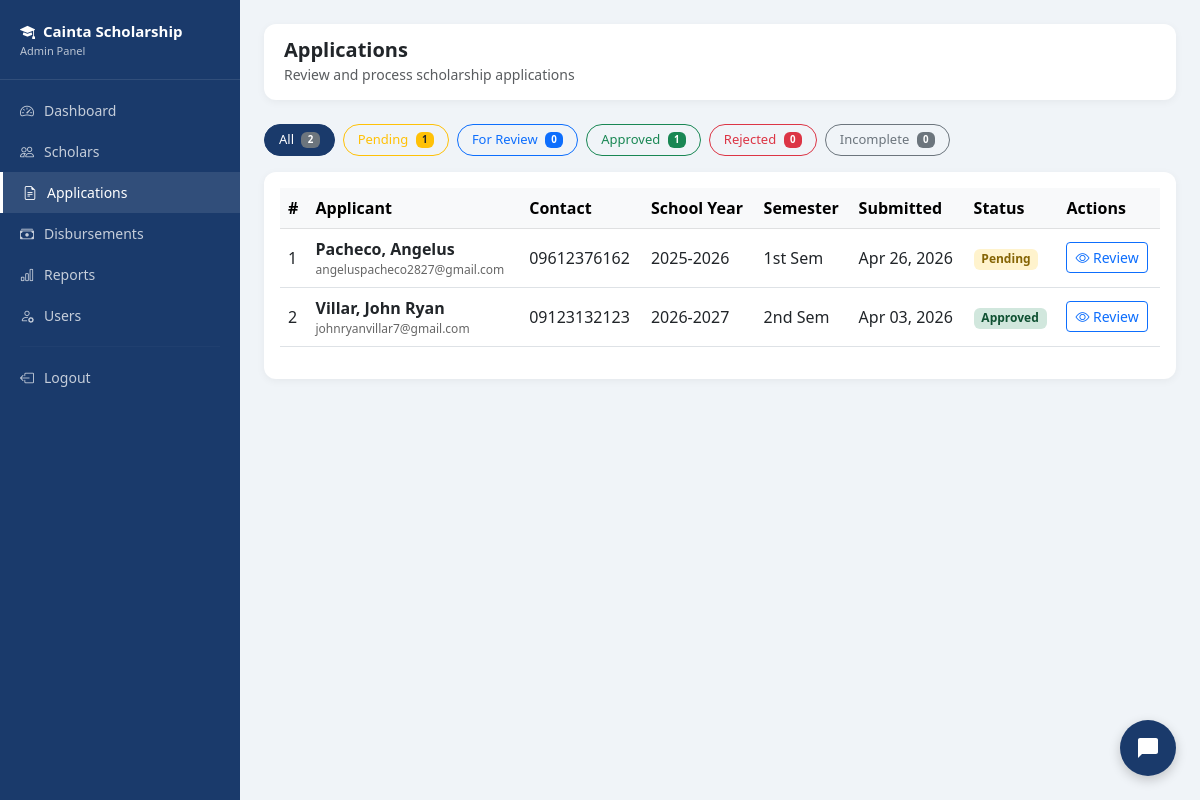
Page /admin/applications.php (signed in) on the committed database.
### tables this page shows
CREATE TABLE `applications` (
  `application_id` int(11) NOT NULL,
  `scholar_id` int(11) NOT NULL,
  `school_year` varchar(20) DEFAULT NULL,
  `semester` enum('1st','2nd') DEFAULT NULL,
  `gwa` decimal(4,2) DEFAULT NULL,
  `monthly_income` decimal(10,2) DEFAULT NULL,
  `status` enum('pending','for_review','approved','rejected','incomplete') DEFAULT 'pending',
  `remarks` text DEFAULT NULL,
  `submitted_at` timestamp NOT NULL DEFAULT current_timestamp(),
  `father_name` varchar(100) DEFAULT NULL,
  `father_occupation` varchar(100) DEFAULT NULL,
  `mother_name` varchar(100) DEFAULT NULL,
  `mother_occupation` varchar(100) DEFAULT NULL
);

CREATE TABLE `students` (
  `student_id` int(11) NOT NULL,
  `first_name` varchar(50) NOT NULL,
  `last_name` varchar(50) NOT NULL,
  `middle_name` varchar(50) DEFAULT NULL,
  `email` varchar(100) NOT NULL,
  `password` varchar(255) NOT NULL,
  `contact_no` varchar(20) DEFAULT NULL,
  `address` text DEFAULT NULL,
  `barangay` varchar(100) DEFAULT NULL,
  `birthdate` date DEFAULT NULL,
  `gender` enum('Male','Female') DEFAULT NULL,
  `is_active` tinyint(4) DEFAULT 1,
  `created_at` timestamp NOT NULL DEFAULT current_timestamp(),
  `is_archived` tinyint(4) DEFAULT 0,
  `archived_at` timestamp NULL DEFAULT NULL,
  `archive_reason` varchar(255) DEFAULT NULL
);

### admin/applications.php (the view, shortened to what this page needs)
<?php
require_once '../includes/db.php';
$filter = $_GET['filter'] ?? 'all';
if($filter != 'all') {
    $stmt = $pdo->prepare("
        SELECT a.*, s.first_name, s.last_name, s.email, s.contact_no
        FROM applications a
        JOIN students s ON a.scholar_id = s.student_id
        WHERE a.status = ?
        ORDER BY a.submitted_at DESC
    ");
    $stmt->execute([$filter]);
} else {
    $stmt = $pdo->query("
        SELECT a.*, s.first_name, s.last_name, s.email, s.contact_no
        FROM applications a
        JOIN students s ON a.scholar_id = s.student_id
        ORDER BY a.submitted_at DESC
    ");
}
$applications = $stmt->fetchAll();
$counts = $pdo->query("SELECT status, COUNT(*) as cnt FROM applications GROUP BY status")->fetchAll(PDO::FETCH_KEY_PAIR);
?>
<!DOCTYPE html>
<html lang="en">
<head>
    <link href="https://cdn.jsdelivr.net/npm/bootstrap@5.3.0/dist/css/bootstrap.min.css" rel="stylesheet">
    <link href="https://cdn.jsdelivr.net/npm/bootstrap-icons@1.10.0/font/bootstrap-icons.css" rel="stylesheet">
</head>
<body>
<div class="sidebar">
    <div class="sidebar-brand">
        <i class="bi bi-mortarboard-fill me-2"></i>Cainta Scholarship
        <small>Admin Panel</small>
    </div>
    <nav>
        <a href="dashboard.php" class="nav-link"><i class="bi bi-speedometer2"></i> Dashboard</a>
        <a href="scholars.php" class="nav-link"><i class="bi bi-people"></i> Scholars</a>
        <a href="applications.php" class="nav-link active"><i class="bi bi-file-earmark-text"></i> Applications</a>
        <a href="disbursements.php" class="nav-link"><i class="bi bi-cash-stack"></i> Disbursements</a>
        <a href="reports.php" class="nav-link"><i class="bi bi-bar-chart"></i> Reports</a>
        <a href="users.php" class="nav-link"><i class="bi bi-person-gear"></i> Users</a>
        <hr style="border-color: rgba(255,255,255,0.1); margin: 10px 20px;">
        <a href="../logout.php" class="nav-link"><i class="bi bi-box-arrow-left"></i> Logout</a>
    </nav>
</div>
<div class="main-content">
    <div class="topbar">
        <div>
            <h5 class="mb-0 fw-bold">Applications</h5>
            <small class="text-muted">Review and process scholarship applications</small>
        </div>
    </div>
    <div class="mb-3 d-flex gap-2 flex-wrap">
        <a href="applications.php" class="btn btn-outline-secondary filter-btn <?= $filter=='all'?'active':'' ?>">
            All <span class="badge bg-secondary ms-1"><?= array_sum($counts) ?></span>
        </a>
        <a href="applications.php?filter=pending" class="btn btn-outline-warning filter-btn <?= $filter=='pending'?'active':'' ?>">
            Pending <span class="badge bg-warning text-dark ms-1"><?= $counts['pending'] ?? 0 ?></span>
        </a>
        <a href="applications.php?filter=for_review" class="btn btn-outline-primary filter-btn <?= $filter=='for_review'?'active':'' ?>">
            For Review <span class="badge bg-primary ms-1"><?= $counts['for_review'] ?? 0 ?></span>
        </a>
        <a href="applications.php?filter=approved" class="btn btn-outline-success filter-btn <?= $filter=='approved'?'active':'' ?>">
            Approved <span class="badge bg-success ms-1"><?= $counts['approved'] ?? 0 ?></span>
        </a>
        <a href="applications.php?filter=rejected" class="btn btn-outline-danger filter-btn <?= $filter=='rejected'?'active':'' ?>">
            Rejected <span class="badge bg-danger ms-1"><?= $counts['rejected'] ?? 0 ?></span>
        </a>
        <a href="applications.php?filter=incomplete" class="btn btn-outline-secondary filter-btn <?= $filter=='incomplete'?'active':'' ?>">
            Incomplete <span class="badge bg-secondary ms-1"><?= $counts['incomplete'] ?? 0 ?></span>
        </a>
    </div>
    <div class="card">
        <div class="card-body">
            <div class="table-responsive">
                <table class="table table-hover align-middle">
                    <thead class="table-light">
                        <tr>
                            <th>#</th>
                            <th>Applicant</th>
                            <th>Contact</th>
                            <th>School Year</th>
                            <th>Semester</th>
                            <th>Submitted</th>
                            <th>Status</th>
                            <th>Actions</th>
                        </tr>
                    </thead>
                    <tbody>
                        <?php if(empty($applications)): ?>
                        <tr>
                            <td colspan="8" class="text-center text-muted py-4">
                                <i class="bi bi-file-earmark fs-3 d-block mb-2"></i>
                                No applications found.
                            </td>
                        </tr>
                        <?php else: ?>
                        <?php foreach($applications as $i => $app): ?>
                        <tr>
                            <td><?= $i + 1 ?></td>
                            <td>
                                <strong><?= htmlspecialchars($app['last_name'] . ', ' . $app['first_name']) ?></strong>
                                <div style="font-size:12px; color:#666;"><?= htmlspecialchars($app['email']) ?></div>
                            </td>
                            <td><?= htmlspecialchars($app['contact_no']) ?></td>
                            <td><?= $app['school_year'] ?></td>
                            <td><?= $app['semester'] ?> Sem</td>
                            <td><?= date('M d, Y', strtotime($app['submitted_at'])) ?></td>
                            <td>
                                <span class="badge badge-<?= $app['status'] ?>">
                                    <?= ucfirst(str_replace('_', ' ', $app['status'])) ?>
                                </span>
                            </td>
                            <td>
                                <button class="btn btn-sm btn-outline-primary"
                                    onclick="viewApplication(<?= htmlspecialchars(json_encode($app)) ?>)">
                                    <i class="bi bi-eye"></i> Review
                                </button>
                            </td>
                        </tr>
                        <?php endforeach; ?>
                        <?php endif; ?>
                    </tbody>
                </table>
            </div>
        </div>
    </div>
</div>
<?php include '../chatbot_widget.php'; ?>
</body>
</html>

### admin/applications.php (style rules this page uses)
body { font-family: 'Segoe UI', sans-serif; background: #f0f4f8; }
.sidebar { width: 240px; min-height: 100vh; background: #1A3A6B; position: fixed; top: 0; left: 0; padding-top: 20px; z-index: 100; }
.sidebar-brand { color: white; font-size: 15px; font-weight: 600; padding: 0 20px 20px; border-bottom: 1px solid rgba(255,255,255,0.1); margin-bottom: 10px; }
.sidebar-brand small { display: block; font-size: 11px; opacity: 0.7; font-weight: 400; }
.nav-link { color: rgba(255,255,255,0.75); padding: 10px 20px; font-size: 14px; display: flex; align-items: center; gap: 10px; }
.nav-link:hover, .nav-link.active { color: white; background: rgba(255,255,255,0.1); border-left: 3px solid #fff; }
.main-content { margin-left: 240px; padding: 24px; }
.topbar { background: white; border-radius: 12px; padding: 14px 20px; margin-bottom: 24px; display: flex; justify-content: space-between; align-items: center; box-shadow: 0 2px 8px rgba(0,0,0,0.05); }
.card { border: none; border-radius: 12px; box-shadow: 0 2px 8px rgba(0,0,0,0.05); }
.badge-pending { background: #fff3cd; color: #856404; }
.badge-approved { background: #d1e7dd; color: #0f5132; }
.filter-btn { border-radius: 20px; font-size: 13px; padding: 5px 14px; }
.filter-btn.active { background: #1A3A6B; color: white; border-color: #1A3A6B; }

### rows in the picture
applications: students.last_name+first_name "Pacheco, Angelus", students.email "angeluspacheco2827@gmail.com", students.contact_no "09612376162", school_year "2025-2026", semester "1st", submitted_at "Apr 26, 2026", status "Pending"
applications: students.last_name+first_name "Villar, John Ryan", students.email "johnryanvillar7@gmail.com", students.contact_no "09123132123", school_year "2026-2027", semester "2nd", submitted_at "Apr 03, 2026", status "Approved"

### other values in the picture
array_sum($counts) "2"
$counts['pending'] "1"
$counts['for_review'] "0"
$counts['approved'] "1"
$counts['rejected'] "0"
$counts['incomplete'] "0"
